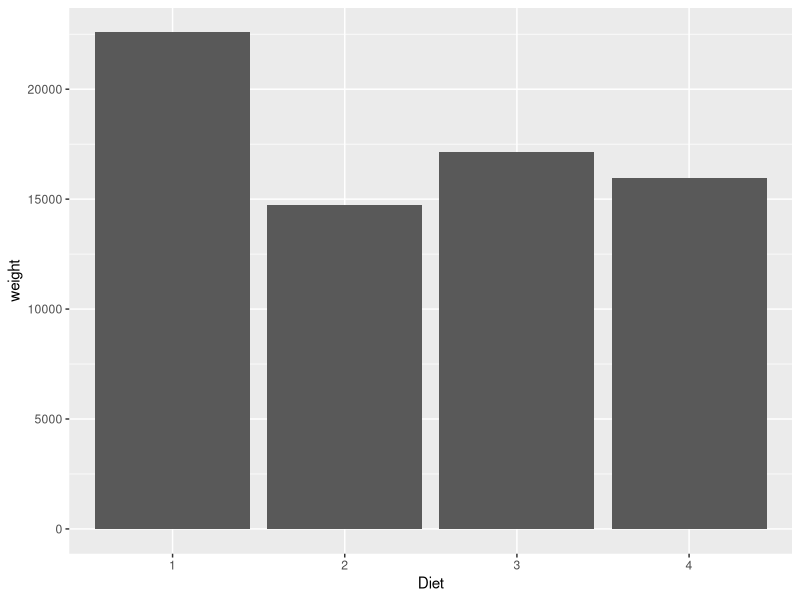
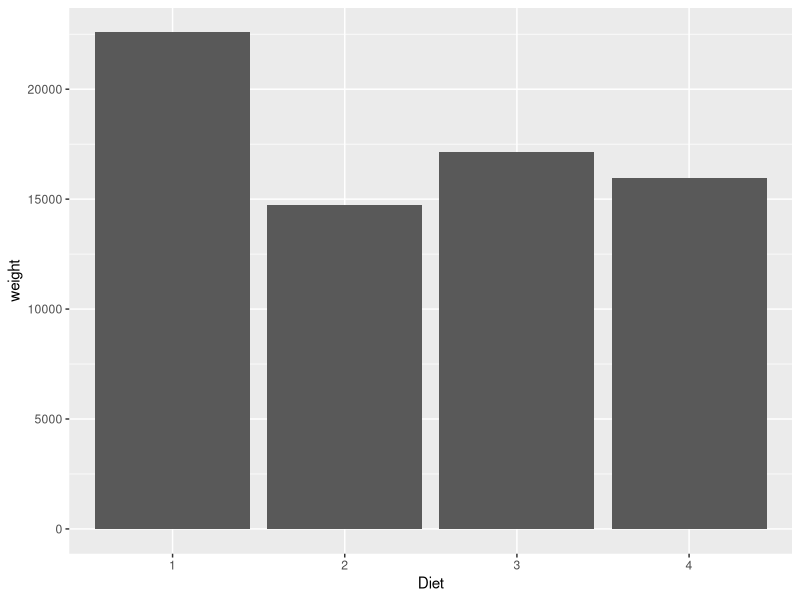
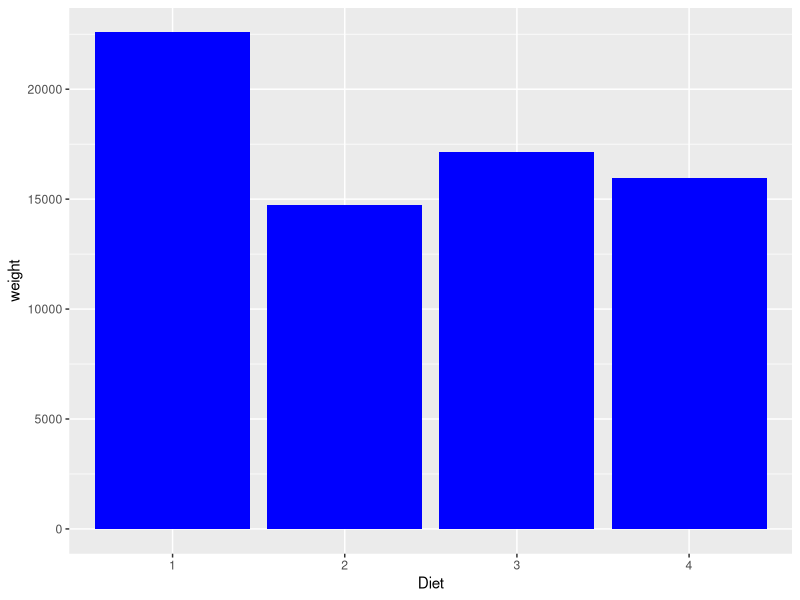
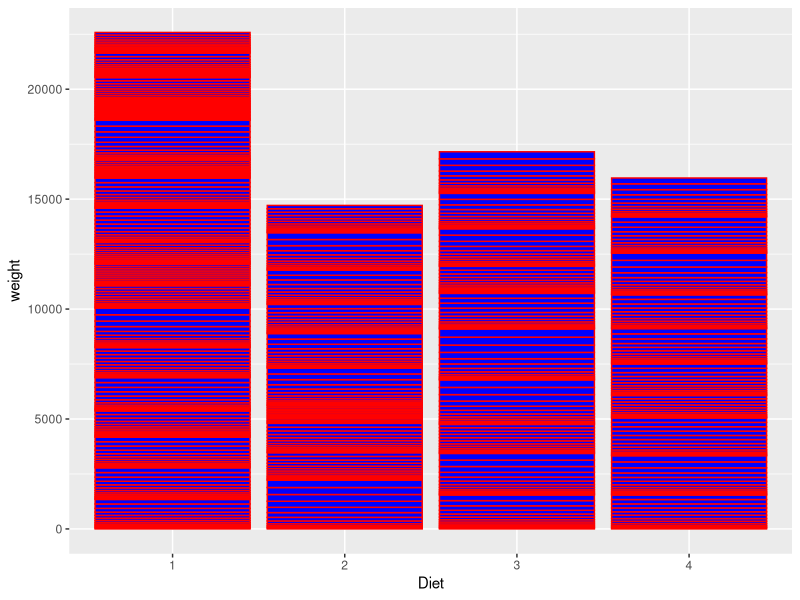
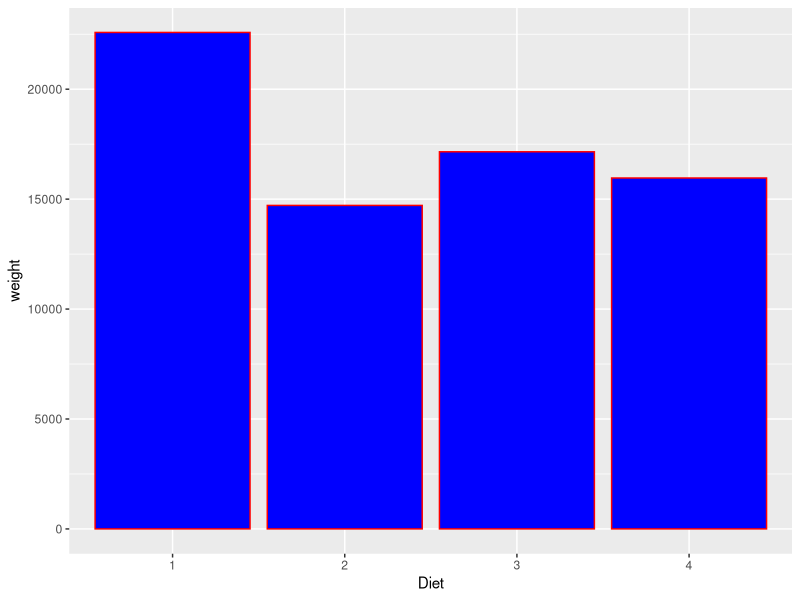

Write the R code that produced these figures, in order. (Note: this script raises an error after producing the figures.)
### Kyle Chung <alienatio@pixnet.net>
### Data visualization exercise



## set up working environment
setwd('C:/Dropbox/R/datavis')
library(ggplot2)


## bar graph
str(ChickWeight)
ggplot(ChickWeight, aes(x=Diet,y=weight)) + geom_bar(stat='identity')

# in aes(), x denotes the categorical variable in the given data.frame, 
# and y is the value to be plotted if stat='identity' is used
# also notice that y is implicitly group-summed by x:
check1 <- aggregate(weight ~ Diet, data=ChickWeight, FUN=sum)
ggplot(check1, aes(x=Diet,y=weight)) + geom_bar(stat='identity')

# change colors:
ggplot(ChickWeight, aes(x=Diet,y=weight)) + 
    geom_bar(stat='identity', fill='blue')
# and add outline of the bars
ggplot(ChickWeight, aes(x=Diet,y=weight)) + 
    geom_bar(stat='identity', fill='blue', color='red')
# what the hell? check the following graph, too
# y var is actually 'stacked up' instead of simply summed up:
ggplot(check1, aes(x=Diet,y=weight)) + 
    geom_bar(stat='identity', fill='blue', color='red')

# x var can be factors or pure strings:
check$Diet.str <- as.character(check$Diet)
ggplot(check1, aes(x=Diet.str,y=weight)) + geom_bar(stat='identity')

# if x is numeric (i.e., continuous var), possible null will be inserted:
ggplot(ChickWeight, aes(x=Time,y=weight)) + geom_bar(stat='identity')
# to cure this (if preferred), use factor():
ggplot(ChickWeight, aes(x=factor(Time),y=weight)) + geom_bar(stat='identity')

# a second-level x var (the fill var): result on y seems strange, bug?
ggplot(ChickWeight, aes(x=factor(Time),fill=Diet,y=weight)) + 
    geom_bar(position='dodge', stat='identity')
# the correct result needs pre-summing:
check2 <- aggregate(weight ~ Diet + Time, data=ChickWeight, FUN=sum)
ggplot(check2, aes(x=factor(Time),fill=Diet,y=weight)) + 
    geom_bar(position='dodge', stat='identity')
# or just default to stacked bar:
ggplot(ChickWeight, aes(x=factor(Time),fill=Diet,y=weight)) + 
    geom_bar(stat='identity')

# choose brewer colors of the fill var:
# see ?RColorBrewer::display.brewer.pal for more palette info
ggplot(ChickWeight, aes(x=factor(Time),fill=Diet,y=weight)) + 
    geom_bar(stat='identity') +
    scale_fill_brewer(palette='Pastel1')

# ignore y var to plot the x var by its counts:
ggplot(ChickWeight, aes(x=Diet)) + geom_bar(stat='bin') # or simply geom_bar()
# check if these are the correct counts:
check3 <- aggregate(weight ~ Diet, data=ChickWeight, FUN=length)
ggplot(check3, aes(x=Diet, y=weight)) + geom_bar(stat='identity')





## scatter plot
str(mtcars)
plot(mtcars$mpg, mtcars$wt) # the base R approach
qplot(mpg, wt, data=mtcars) # teh ggplot approach

## line graph
plot(mtcars$mpg, mtcars$wt, type='l')    # failed due to unsorted
mpg_wt <- as.data.frame(cbind(mpg=mtcars$mpg, wt=mtcars$wt))
mpg_wt <- mpg_wt[order(mpg_wt$mpg),]
plot(mpg_wt[,1],mpg_wt[,2], type='l')    # success after sorting
plot(mpg_wt, type='l')                   # the same
qplot(mpg, wt, data=mtcars, geom='line') # auto pre-sorting

